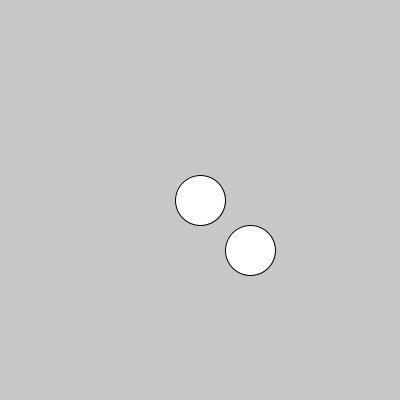
Frame 1 (no input)
Frame 60 (the mouse pressed at the canvas centre just before this capture): identical to frame 1, image omitted
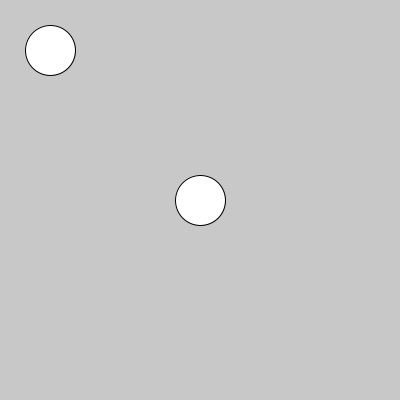
Frame 120 (the mouse held since frame 60 and released just before this capture)

The Processing sketch that drew these frames (run headless with seeded random() and noise(); from frame 60 on, the mouse is pressed at the canvas centre):

// Processing sketch: cc_05a_pushpop
// ── cc_05a_pushpop.pde
/**
 * Creative Coding HSOS/1617
 * Basic pushmatrix/popmatrix example
 *
 * @author Jens de Boer <hello@jnsdbr.de>
 */

void setup()
{
    size(400, 400);
}

void draw()
{
    background(200);
    
    if (mousePressed)
    {
        pushMatrix();
        translate(width / 2, height / 2);
        ellipse(0, 0, 50, 50);    
        popMatrix();
        ellipse(50, 50, 50, 50);
    }
    else
    {
        translate(width / 2, height / 2);
        ellipse(0, 0, 50, 50);
        ellipse(50, 50, 50, 50);  
    }
    
}
